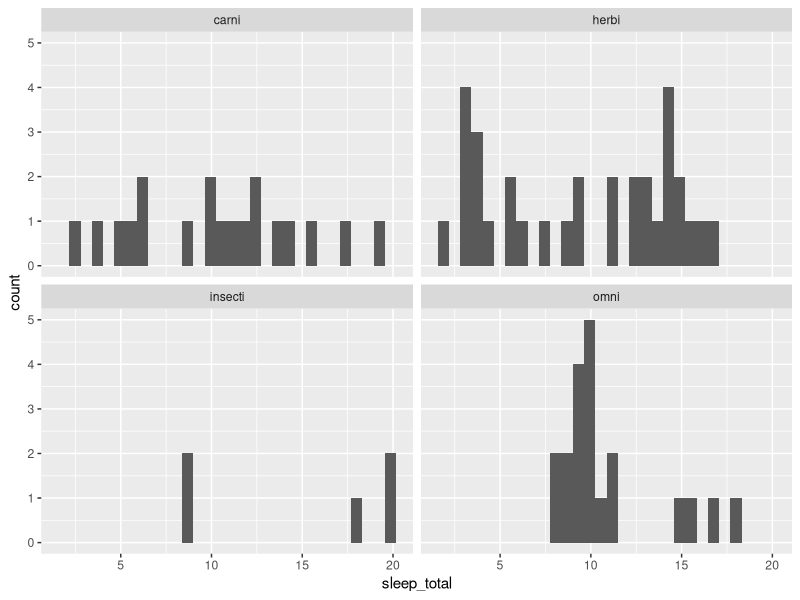

This figure's R source: (Note: this script raises an error after producing the figure.)
library(tidyverse)
# (1 categorical and one numeric)
# Histogram
msleep %>% drop_na(vore) %>%
  ggplot(aes(sleep_total))+
  geom_histogram()+
  facet_wrap(~vore)

# Density plot (basically a smooth histogram)

msleep %>% 
  drop_na(vore) %>%
  ggplot(aes(sleep_total, fill = vore))+
  geom_density()+
  facet_wrap(~vore)+
# OR USING COLOUR INSTEAD:
msleep %>% 
  drop_na(vore) %>%
  ggplot(aes(sleep_total))+
  geom_density(alpha=0.5)
  